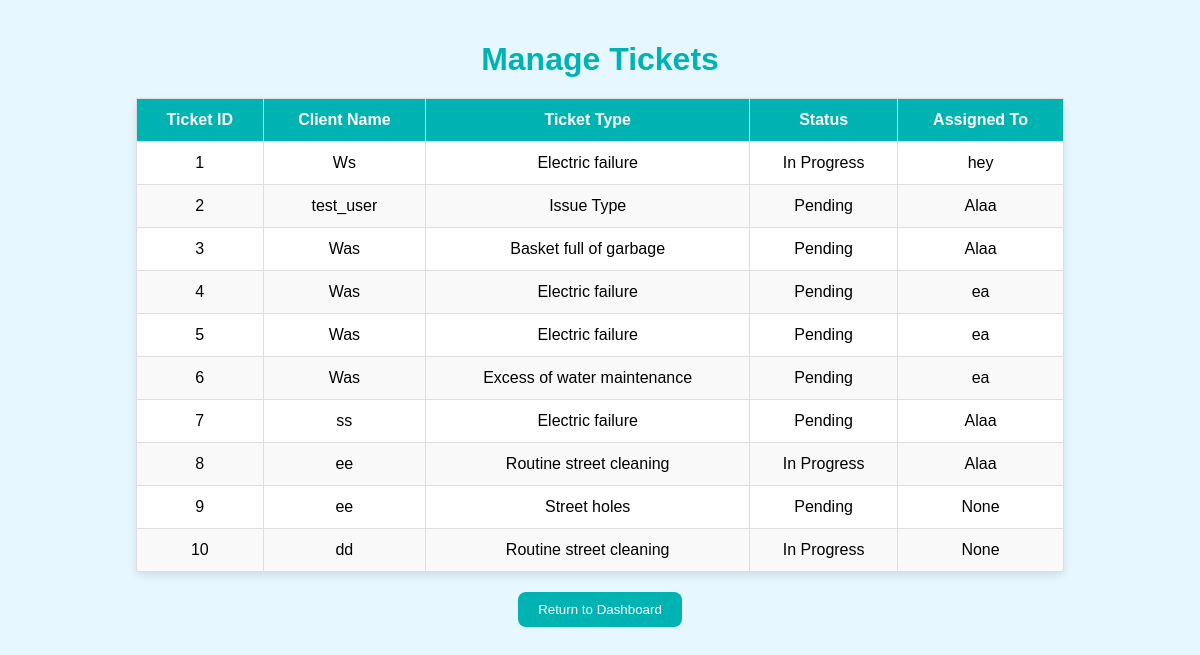
The app's page /admin_ticket_maneger with its own data.
### tables this page shows
CREATE TABLE tickets (
    id INTEGER PRIMARY KEY AUTOINCREMENT,
    username TEXT NOT NULL,
    ticket_type TEXT NOT NULL,
    description TEXT,
    submission_channel TEXT,
    submission_time TEXT,
    status TEXT DEFAULT 'Pending',
    assigned_agent TEXT,
    priority TEXT,
    category TEXT
);

### Primary.py (the view)
@app.route('/admin_ticket_maneger')
def ticket_maneger3():
    conn = get_db_connection()
    tickets = conn.execute('SELECT * FROM tickets').fetchall()
    conn.close()
    return render_template('admin_ticket_maneger.html', tickets=tickets)

### Primary.py (called while the page is built)
def get_db_connection():
    conn = sqlite3.connect('database.db')  # Connects to the database file
    conn.row_factory = sqlite3.Row  # Enables dictionary-like access to rows
    return conn

### templates/admin_ticket_maneger.html (shortened to what this page needs)
<!DOCTYPE html>
<html lang="en">
<head>
</head>
<body>
    <h1>Manage Tickets</h1>
    <table>
        <thead>
            <tr>
                <th>Ticket ID</th>
                <th>Client Name</th>
                <th>Ticket Type</th>
                <th>Status</th>
                <th>Assigned To</th>
            </tr>
        </thead>
        <tbody>
            {% for ticket in tickets %}
            <tr>
                <td>{{ ticket['id'] }}</td>
                <td>{{ ticket['username'] }}</td>
                <td>{{ ticket['ticket_type'] }}</td>
                <td>{{ ticket['status'] }}</td>
                <td>{{ ticket['assigned_agent'] if ticket['assigned_agent'] else 'Unassigned' }}</td>
            </tr>
            {% endfor %}
        </tbody>
    </table>
    <form action="{{ url_for('admin_dashboard') }}">
        <button type="submit">Return to Dashboard</button>
    </form>
</body>
</html>

### templates/admin_ticket_maneger.html (style rules this page uses)
body { font-family: Arial, sans-serif; background-color: #e6f7ff; margin: 0; padding: 20px; }
h1 { text-align: center; color: #00b3b3; margin-bottom: 20px; }
table { width: 80%; border-collapse: collapse; margin: 20px auto; background-color: #fff; border-radius: 8px; box-shadow: 0 4px 8px rgba(0, 0, 0, 0.1); }
th, td { border: 1px solid #ddd; padding: 12px; text-align: center; }
th { background-color: #00b3b3; color: #fff; }
tr:nth-child(even) { background-color: #f9f9f9; }
button { background-color: #00b3b3; border: none; color: #fff; padding: 10px 20px; border-radius: 8px; cursor: pointer; text-align: center; margin: 20px auto; display: block; transition: background-color 0.45s, color 0.45s; }

### records on screen
tickets: id "1", username "Ws", ticket_type "Electric failure", status "In Progress", assigned_agent "hey"
tickets: id "2", username "test_user", ticket_type "Issue Type", status "Pending", assigned_agent "Alaa"
tickets: id "3", username "Was", ticket_type "Basket full of garbage", status "Pending", assigned_agent "Alaa"
tickets: id "4", username "Was", ticket_type "Electric failure", status "Pending", assigned_agent "ea"
tickets: id "5", username "Was", ticket_type "Electric failure", status "Pending", assigned_agent "ea"
tickets: id "6", username "Was", ticket_type "Excess of water maintenance", status "Pending", assigned_agent "ea"
tickets: id "7", username "ss", ticket_type "Electric failure", status "Pending", assigned_agent "Alaa"
tickets: id "8", username "ee", ticket_type "Routine street cleaning", status "In Progress", assigned_agent "Alaa"
tickets: id "9", username "ee", ticket_type "Street holes", status "Pending", assigned_agent "None"
tickets: id "10", username "dd", ticket_type "Routine street cleaning", status "In Progress", assigned_agent "None"
